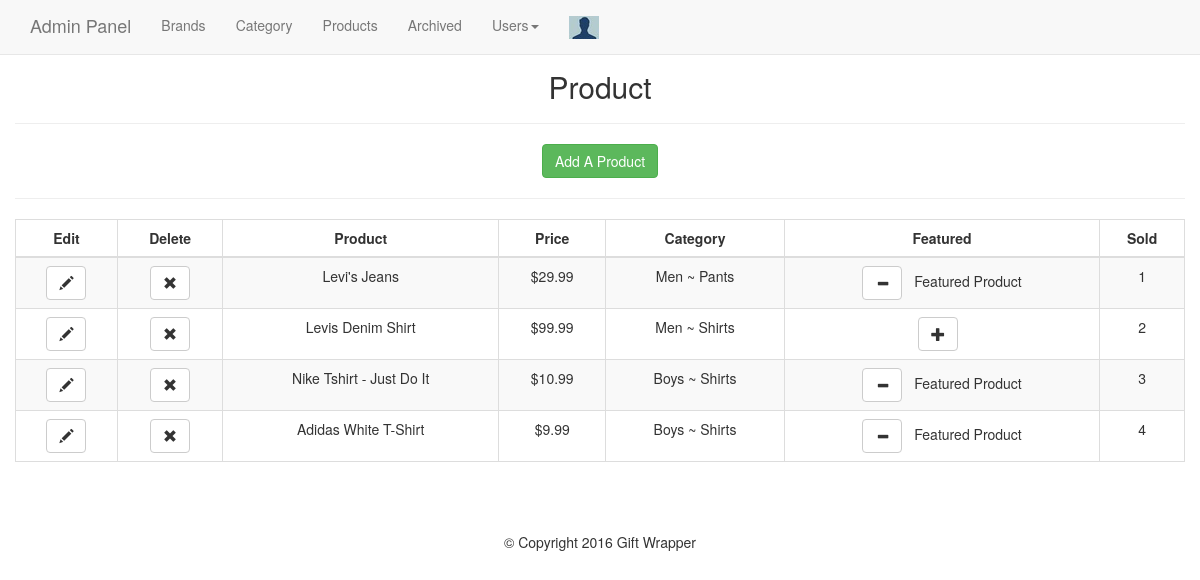
The app's page /admin/products_clone.php with its own data.
### tables this page shows
CREATE TABLE `products` (
  `id` int(11) NOT NULL,
  `title` varchar(255) NOT NULL,
  `price` decimal(10,2) NOT NULL,
  `list_price` decimal(10,2) NOT NULL,
  `brand` int(11) NOT NULL,
  `category` varchar(255) NOT NULL,
  `image` varchar(255) NOT NULL,
  `description` text NOT NULL,
  `featured` tinyint(4) NOT NULL DEFAULT '0',
  `sizes` text NOT NULL,
  `deleted` tinyint(4) NOT NULL DEFAULT '0'
);

CREATE TABLE `categories` (
  `id` int(11) NOT NULL,
  `category` varchar(255) NOT NULL,
  `parent` int(11) DEFAULT '0'
);

### helpers/helpers.php (called while the page is built, shortened)
<?php
    function money($money){
        return '$'.number_format($money,2);
    }

### admin/products_clone.php (the view, shortened to what this page needs)
<?php
    require_once '../core/init.php';
    include 'includes/head.php';
    include 'includes/navigation.php';
    if(isset($_GET['add']) || (isset($_GET['edit']) && !empty($_GET['edit']))){
        $brandQuery = $db->query("SELECT * FROM brand ORDER BY brand");
        $parentQuery = $db->query("SELECT * FROM categories WHERE parent = 0 ORDER BY category");
        $errors = array();
        if(isset($_GET['edit'])){
            $edit_id = (int)$_GET['edit'];
        }
        if($_POST){
            $title = sanitize($_POST['title']);
            $brand = sanitize($_POST['brand']);
            $categories = sanitize($_POST['child']);
            $price = sanitize($_POST['price']);
            $list_price = sanitize($_POST['list_price']);
            $sizes = sanitize($_POST['sizes']);
            $description = sanitize($_POST['description']);
            $dbpath = '';
            if(!empty($_POST['sizes'])){
                $sizes_qtys_String = sanitize($_POST['sizes']);
                $sizes_qtys_string_Array = explode(',', $sizes_qtys_String);
                $sizesArray = array();
                $qtysArray = array();
                foreach($sizes_qtys_string_Array as $sizestr){
                    $sizes_qtys_array = explode(':', $sizestr);
                    $sizesArray = $sizes_qtys_array[0];
                    $qtysArray = $sizes_qtys_array[1];
                }
            }
            else{
                $sizeArray = array();
            }
            $required = array('title', 'brand', 'price', 'parent', 'child', 'sizes');
            foreach ($required as $field){
                if($_POST[$field] == ''){
                    $errors[] .= "All fields with Asterisk(*) are required.";
                    break;
                }
            }
            if(!empty($_FILES)){
                $photo = $_FILES['photo'];
                $name = $photo['name'];
                $nameArray = explode('.', $name);
                $fileName = $nameArray[0];
                $fileExtension = $nameArray[1];
                $mime = explode('/', $photo['type']);
                $mimeType = $mime[0];
                $mimeExtension = $mime[1];
                $tmpLocation = $photo['tmp_name'];
                $fileSize = $photo['size'];
                $allowed_file_extensions = array('png', 'jpg', 'jpeg', 'gif');
                $uploadName = md5(microtime()).'.'.$fileExtension;
                $uploadPath = BASEURL.'assets/images/products/'.$uploadName;
                $dbPath = '/ecommerce/assets/images/products/'.$uploadName;
                if($mimeType != 'image'){
                    $errors[] .= "The file must be an Image";
                }
                if (!in_array($fileExtension, $allowed_file_extensions)){
                        $errors[] .= "The Photo Extension must be PNG, JPG, JPEG or GIF.";
                }
                if($fileSize > 1000000){
                    $errors[] .= "The Photo size must be less than 10MB.";
                }
                if($fileExtension != $mimeExtension && ($mimeExtension == 'jpeg' && $fileExtension != 'jpg')){
                    $errors[] .= "The File extension does not match the file";
                }
            }
            if(!empty($errors)){
                echo display_errors($errors);
            }
            else{
                move_uploaded_file($tmpLocation, $uploadPath);
                $insertProduct = "INSERT INTO `products`(`title`, `price`, `list_price`, `brand`, `category`, `image`, `description`, `sizes`)
                                  VALUES ('".$title."','".$price."','".$list_price."','".$brand."','".$categories."','".$dbPath."','".$description."','".$sizes."')";
                $db->query($insertProduct);
                header("Location: products.php");
            }
        }
    ?>
    <h2 class="text-center"><?php echo ((isset($_GET['edit']))?'Edit a':'Add a')?> Product</h2><hr>
    <form class="form" action="products.php?<?php echo ((isset($_GET['edit']))?'edit='.$edit_id:'add=1')?>" method="post" enctype="multipart/form-data">
        <div class="row">
            <div class="form-group col-md-3">
                <label for="title">Title*: </label>
                <input type="text" name="title" id="title" class="form-control" value="<?php echo ((isset($_POST['title']))?sanitize($_POST['title']):''); ?>">
            </div>
            <div class="form-group col-md-3">
                <label for="brand">Brand*:</label>
                <select class="form-control" name="brand" id="brand">
                    <option value="" <?php echo (((isset($_POST['brand']) && $_POST['brand'] == ''))?'':'selected=selected');?>></option>
                    <?php while ($brand_result = mysqli_fetch_assoc($brandQuery)): ?>
                    <option value="<?php echo $brand_result['id'];?>" <?php echo (((isset($_POST['brand']) && $_POST['brand'] == $brand_result['id']))?' selected=selected':'');?>><?php echo $brand_result['brand'];?></option>
                    <?php endwhile;?>
                </select>
            </div>
            <div class="form-group col-md-3">
                <label for="parent">Parent Category*:</label>
                <select class="form-control" id="parent" name="parent">
                    <option value="" <?php echo (((isset($_POST['parent']) && $_POST['parent'] == ''))?' selected=selected':'');?>></option>
                    <?php while ($parent_result = mysqli_fetch_assoc($parentQuery)): ?>
                    <option value="<?php echo $parent_result['id'];?>" <?php echo (((isset($_POST['parent']) && $_POST['parent'] == $parent_result['id']))?' selected=selected':'');?>><?php echo $parent_result['category'];?></option>
                    <?php endwhile;?>
                </select>
            </div>
            <div class="form-group col-md-3">
                <label for="child">Child Category*:</label>
                <select class="form-control" name="child" id="child">
                </select>
            </div>
        </div>
        <div class="row">
            <div class="form-group col-md-3">
                <label for="price">Price*:</label>
                <input type="text" class="form-control" name="price" id="price" value="<?php echo ((isset($_POST['price']))?sanitize($_POST['price']):'')?>">
            </div>
            <div class="form-group col-md-3">
                <label for="list_price">List Price:</label>
                <input type="text" class="form-control" name="list_price" id="list_price" value="<?php echo ((isset($_POST['list_price']))?sanitize($_POST['list_price']):'')?>">
            </div>
            <div class="form-group col-md-3">
                <label>Quantity & Sizes*:</label>
                <button class="btn btn-default form-control" onclick="jQuery('#sizeModal').modal('toggle');return false;">Quantity & Sizes</button>
            </div>
            <div class="form-group col-md-3">
                <label for="sizes">Sizes & Quantity Preview</label>
                <input type="text" class="form-control" id="sizes" name="sizes" value="<?php echo ((isset($_POST['sizes']))?$_POST['sizes']:''); ?>" readonly>
            </div>
        </div>
        <div class="row">
            <div class="form-group col-md-6">
                <label for="photo">Product Photo:</label>
                <input type="file" name="photo" id="photo" class="form-control">
            </div>
            <div class="form-group col-md-6">
                <label for="description">Description:</label>
                <textarea name="description" id="description" class="form-control" rows="6"><?php echo ((isset($_POST['description']))?$_POST['description']:''); ?></textarea>
            </div>
        </div>
        <div class="pull-right">
            <a href="products.php" class="btn btn-default">Cancel</a>
            <input type="submit" value="<?php echo ((isset($_GET['edit']))?'Edit ':'Add ')?>Product" class="btn btn-success">
        </div>
    </form>
        <div class="modal fade" id="sizeModal" tabindex="-1" aria-labelledby="sizesModalLabel" aria-hidden="true">
          <div class="modal-dialog modal-lg">
            <div class="modal-content">
                <div class="modal-header">
                    <button type="button" class="close" data-dismiss="modal" aria-label="Close"><span aria-hidden="true">&times;</span></button>
                    <h4 class="modal-title" id="sizesModalLabel">Sizes & Quantity</h4>
                </div>
                <div class="modal-body">
                    <div class="container-fluid">
                        <?php for($i=1; $i<=10; $i++): ?>
                            <div class="form-group col-md-4">
                                <label for="size<?=$i;?>">Size: </label>
                                <input type="text" class="form-control" name="size<?=$i;?>" id="size<?=$i;?>" value="<?php echo ((!empty($sizesArray[$i-1]))?$sizesArray[$i-1]:''); ?>">
                            </div>
                            <div class="form-group col-md-2">
                                <label for="qty<?=$i;?>">Quantity: </label>
                                <input type="number" class="form-control" name="qty<?=$i;?>" id="qty<?=$i;?>" value="<?php echo ((!empty($qtysArray[$i-1]))?$qtysArray[$i-1]:''); ?>">
                            </div>
                        <?php endfor; ?>
                    </div>
                </div>
                <div class="modal-footer">
                    <button type="button" class="btn btn-default" data-dismiss="modal">Close</button>
                    <button type="button" class="btn btn-primary" onclick="updateSizes(); jQuery('#sizeModal').modal('toggle'); return false;">Save changes</button>
                </div>
            </div>
          </div>
        </div>
    <?php
    }
    else{
    $sql = "SELECT * FROM products WHERE deleted = 0";
    $product_result = $db->query($sql);
?>
<h2 class="text-center">Product</h2><hr>
<div class="text-center">
    <a href="products.php?add=1" class="btn btn-success text-center">Add A Product</a><hr>
</div>
<table class="table table-bordered table-striped">
    <thead>
        <th>Edit</th>
        <th>Delete</th>
        <th>Product</th>
        <th>Price</th>
        <th>Category</th>
        <th>Featured</th>
        <th>Sold</th>
    </thead>
    <tbody class="text-center">
        <?php
            while($product = mysqli_fetch_assoc($product_result)):
            $childID = $product['category'];
            $subcategory_query = "SELECT * FROM categories WHERE id = '".$childID."'";
            $sub_result =  $db->query($subcategory_query);
            $child_category = mysqli_fetch_assoc($sub_result);
            $parentID = $child_category['parent'];
            $maincategory_query = "SELECT * FROM categories WHERE id = '".$parentID."'";
            $main_result =  $db->query($maincategory_query);
            $parent_category = mysqli_fetch_assoc($main_result);
        ?>
            <tr>
                <td><a href="products.php?edit=<?php echo $product['id']; ?>" class="btn btn-default"><span class="glyphicon glyphicon-pencil"></span></a></td>
                <td><a href="products.php?delete=<?php echo $product['id']; ?>" class="btn btn-default"><span class="glyphicon glyphicon-remove"></span></a></td>
                <td><?php echo $product['title']; ?></td>
                <td><?php echo money($product['price']); ?></td>
                <td><?php echo $parent_category['category']; ?> ~ <?php echo $child_category['category']; ?></td>
                <td>
                    <a href="products.php?featured=<?php echo (($product['featured']==0)?'1':'0'); ?>&id=<?php echo $product['id']?>" class="btn btn-default">
                        <span class="glyphicon glyphicon-<?php echo (($product['featured']==1)?'minus':'plus'); ?>"></span>
                    </a>
                    &nbsp <?php echo (($product['featured']==1)?'Featured Product':''); ?>
                </td>
                <td><?php echo $product['id']; ?></td>
            </tr>
        <?php endwhile;?>
    </tbody>
</table>
<?php
    } include 'includes/footer.php';
?>

### assets/css/main.css (style rules this page uses)
body { padding-top: 50px; }
th { text-align: center; }

### records on screen
products: title "Levi's Jeans", price "$29.99", categories.category "Men", categories.category "Pants", featured 1 (drawn), id "1"
products: title "Levis Denim Shirt", price "$99.99", categories.category "Men", categories.category "Shirts", featured 0 (drawn), id "2"
products: title "Nike Tshirt - Just Do It", price "$10.99", categories.category "Boys", categories.category "Shirts", featured 1 (drawn), id "3"
products: title "Adidas White T-Shirt", price "$9.99", categories.category "Boys", categories.category "Shirts", featured 1 (drawn), id "4"
